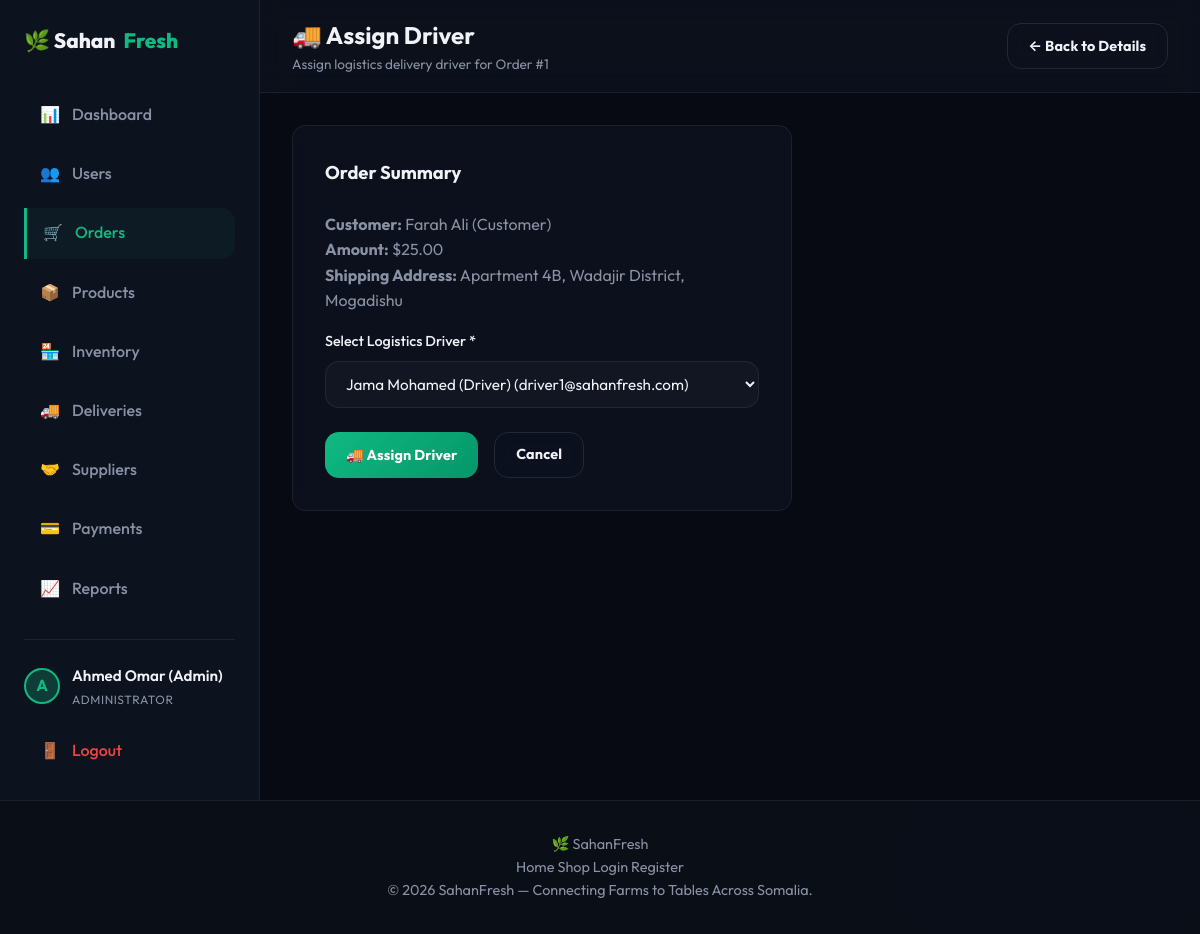
Screenshot of /orders/assign_driver.php?id=1 (signed in) with the database file from the repository.
### tables this page shows
CREATE TABLE IF NOT EXISTS `orders` (
  `id` INT AUTO_INCREMENT PRIMARY KEY,
  `customer_id` INT NOT NULL,
  `total_amount` DECIMAL(10,2) NOT NULL DEFAULT 0.00,
  `status` ENUM('pending', 'paid', 'approved', 'assigned', 'out_for_delivery', 'delivered', 'cancelled') DEFAULT 'pending',
  `payment_status` ENUM('pending', 'paid', 'refunded') DEFAULT 'pending',
  `shipping_address` TEXT NOT NULL,
  `driver_id` INT DEFAULT NULL,
  `delivery_notes` TEXT DEFAULT NULL,
  `created_at` TIMESTAMP DEFAULT CURRENT_TIMESTAMP,
  `updated_at` TIMESTAMP DEFAULT CURRENT_TIMESTAMP ON UPDATE CURRENT_TIMESTAMP,
  FOREIGN KEY (`customer_id`) REFERENCES `users` (`id`) ON DELETE CASCADE,
  FOREIGN KEY (`driver_id`) REFERENCES `users` (`id`) ON DELETE SET NULL
);

CREATE TABLE IF NOT EXISTS `users` (
  `id` INT AUTO_INCREMENT PRIMARY KEY,
  `name` VARCHAR(100) NOT NULL,
  `email` VARCHAR(100) NOT NULL UNIQUE,
  `password` VARCHAR(255) NOT NULL,
  `role` ENUM('admin', 'supplier', 'customer', 'driver') NOT NULL,
  `phone` VARCHAR(20) DEFAULT NULL,
  `address` TEXT DEFAULT NULL,
  `created_at` TIMESTAMP DEFAULT CURRENT_TIMESTAMP,
  `updated_at` TIMESTAMP DEFAULT CURRENT_TIMESTAMP ON UPDATE CURRENT_TIMESTAMP
);

### orders/assign_driver.php (the view, shortened to what this page needs)
<?php
require_once __DIR__ . '/../config/database.php';
$orderId = (int)($_GET['id'] ?? 0);
$stmt = $conn->prepare("SELECT o.*, u.name as customer_name FROM orders o JOIN users u ON o.customer_id = u.id WHERE o.id = ?");
$stmt->execute([$orderId]);
$order = $stmt->fetch(PDO::FETCH_ASSOC);
$drivers = $conn->query("SELECT id, name, email FROM users WHERE role = 'driver' ORDER BY name")->fetchAll(PDO::FETCH_ASSOC);
include __DIR__ . '/../includes/header.php';
?>
<div class="dashboard-layout">
<?php include __DIR__ . '/../includes/sidebar.php'; ?>
<div class="dashboard-main">
<div class="dashboard-header">
    <div class="dashboard-title">
        <h2>🚚 Assign Driver</h2>
        <p>Assign logistics delivery driver for Order #<?php echo $orderId; ?></p>
    </div>
    <a href="<?php echo BASE_URL; ?>orders/details.php?id=<?php echo $orderId; ?>" class="btn btn-secondary">← Back to Details</a>
</div>
<div class="dashboard-content">
    <div class="table-container" style="max-width:500px;padding:2rem;">
        <h3 style="font-size:1.15rem;font-weight:700;margin-bottom:1.5rem;">Order Summary</h3>
        <div style="margin-bottom:1rem;color:var(--text-muted);">
            <div><strong>Customer:</strong> <?php echo htmlspecialchars($order['customer_name']); ?></div>
            <div><strong>Amount:</strong> $<?php echo number_format($order['total_amount'], 2); ?></div>
            <div><strong>Shipping Address:</strong> <?php echo htmlspecialchars($order['shipping_address']); ?></div>
        </div>
        <form method="POST">
            <div class="form-group">
                <label class="form-label" for="driver_id">Select Logistics Driver *</label>
                <select class="form-control" name="driver_id" id="driver_id" required>
                    <?php foreach ($drivers as $d): ?>
                    <option value="<?php echo $d['id']; ?>" <?php echo $order['driver_id'] == $d['id'] ? 'selected' : ''; ?>>
                        <?php echo htmlspecialchars($d['name']); ?> (<?php echo htmlspecialchars($d['email']); ?>)
                    </option>
                    <?php endforeach; ?>
                </select>
            </div>
            <div style="margin-top:1.5rem; display:flex; gap:1rem;">
                <button type="submit" class="btn btn-primary">🚚 Assign Driver</button>
                <a href="<?php echo BASE_URL; ?>orders/details.php?id=<?php echo $orderId; ?>" class="btn btn-secondary">Cancel</a>
            </div>
        </form>
    </div>
</div>
</div>
</div>
<?php include __DIR__ . '/../includes/footer.php'; ?>

### assets/css/style.css (style rules this page uses)
:root { --bg-main: #07090f; --bg-card: rgba(13, 18, 32, 0.8); --bg-header: rgba(7, 9, 15, 0.7); --border-color: rgba(255, 255, 255, 0.07); --primary: #10b981; --primary-hover: #059669; --primary-glow: rgba(16, 185, 129, 0.25); --accent: #6366f1; --accent-glow: rgba(99, 102, 241, 0.2); --danger: #ef4444; --warning: #f59e0b; --info: #0ea5e9; --text-main: #f0f2f7; --text-muted: #8892a4; --text-dark: #111827; --font-sans: 'Outfit', -apple-system, BlinkMacSystemFont, "Segoe UI", Roboto, sans-serif; --transition: all 0.3s cubic-bezier(0.4, 0, 0.2, 1); --radius: 14px; --radius-sm: 8px; }
* { margin: 0; padding: 0; box-sizing: border-box; }
body { font-family: var(--font-sans); background-color: var(--bg-main); color: var(--text-main); line-height: 1.6; min-height: 100vh; display: flex; flex-direction: column; overflow-x: hidden; }
body::before { content: ''; position: fixed; top: -20%; left: -15%; width: 55%; height: 55%; background: radial-gradient(circle, rgba(16, 185, 129, 0.04) 0%, transparent 70%); z-index: -1; pointer-events: none; }
body::after { content: ''; position: fixed; bottom: -20%; right: -15%; width: 55%; height: 55%; background: radial-gradient(circle, rgba(99, 102, 241, 0.04) 0%, transparent 70%); z-index: -1; pointer-events: none; }
a { color: inherit; text-decoration: none; transition: var(--transition); }
.btn { display: inline-flex; align-items: center; justify-content: center; padding: 0.65rem 1.3rem; font-weight: 700; border-radius: var(--radius); transition: var(--transition); cursor: pointer; font-size: 0.9rem; border: none; gap: 0.5rem; letter-spacing: .01em; font-family: var(--font-sans); }
.btn-primary { background: linear-gradient(135deg, var(--primary), #059669); color: #fff; box-shadow: 0 0 0 rgba(16,185,129,0); }
.btn-secondary { background-color: transparent; border: 1px solid rgba(255,255,255,.1); color: var(--text-main); backdrop-filter: blur(8px); }
.form-group { margin-bottom: 1.25rem; }
.form-label { display: block; font-size: 0.9rem; font-weight: 500; margin-bottom: 0.5rem; color: var(--text-main); }
.form-control { width: 100%; padding: 0.75rem 1rem; background-color: rgba(255, 255, 255, 0.03); border: 1px solid var(--border-color); border-radius: var(--radius); color: var(--text-main); font-family: inherit; font-size: 0.95rem; transition: var(--transition); }

### assets/css/admin.css (style rules this page uses)
.dashboard-layout { display: flex; min-height: 100vh; width: 100%; }
.dashboard-main { flex-grow: 1; display: flex; flex-direction: column; background-color: #070a13; overflow-y: auto; }
.dashboard-header { background-color: rgba(13, 18, 31, 0.8); backdrop-filter: blur(12px); border-bottom: 1px solid var(--border-color); padding: 1rem 2rem; display: flex; justify-content: space-between; align-items: center; position: sticky; top: 0; z-index: 90; }
.dashboard-title h2 { font-size: 1.5rem; font-weight: 700; }
.dashboard-title p { font-size: 0.85rem; color: var(--text-muted); }
.dashboard-content { padding: 2rem; max-width: 1400px; width: 100%; margin: 0 auto; }
.table-container { background: var(--bg-card); border: 1px solid var(--border-color); border-radius: var(--radius); overflow: hidden; margin-bottom: 2rem; backdrop-filter: blur(8px); }

### rows the page displays
orders: customer.name "Farah Ali (Customer)", total_amount "25.00", shipping_address "Apartment 4B, Wadajir District, Mogadishu", driver_id "Jama Mohamed (Driver) (driver1@sahanfresh.com)"

### other values shown
$item['icon'] "📊"
$item['label'] "Dashboard"
$item['icon'] "👥"
$item['label'] "Users"
$item['icon'] "🛒"
$item['label'] "Orders"
$item['icon'] "📦"
$item['label'] "Products"
$item['icon'] "🏪"
$item['label'] "Inventory"
$item['icon'] "🚚"
$item['label'] "Deliveries"
$item['icon'] "🤝"
$item['label'] "Suppliers"
$item['icon'] "💳"
